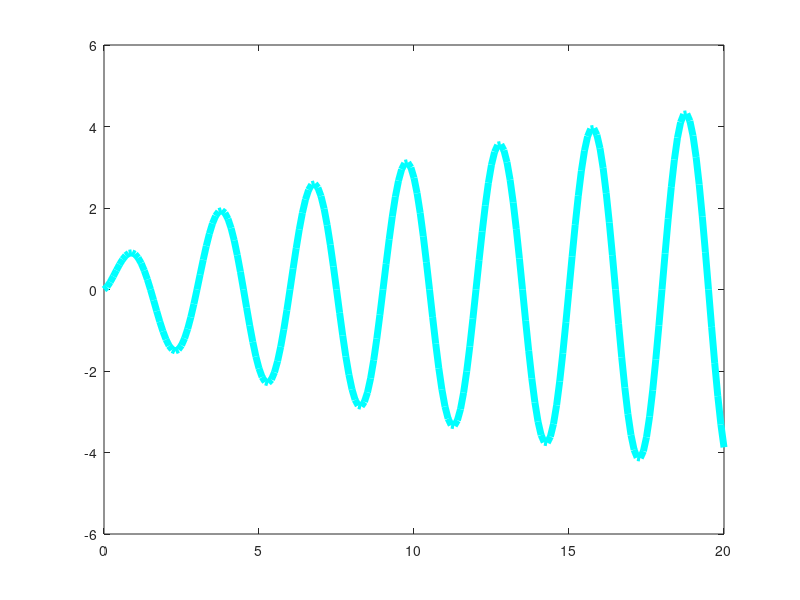

Write the MATLAB code that produced this figure.
clc;
close all;
clear;
workspace;

% Define a time axis:
t = 0 : 0.1 : 20;
% Define the period
period = 3;
% Make a function for how the amplitude varies with time:
% For example the amplitude is the square root of time, 
% or whatever formula you want to use.
amplitude = sqrt(t);
% Now make the sine wave
y = amplitude .* sin(2 * pi * t / period);
plot(t, y, 'Color', '#00ffff', 'Linewidth', 5);